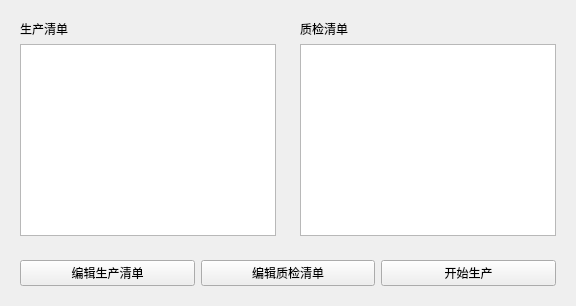
<?xml version="1.0" encoding="UTF-8"?>
<ui version="4.0">
<class>ProcessPlanningWidget</class>
    <widget class="QWidget" name="ProcessPlanningWidget">
        <layout class="QVBoxLayout" name="processMainLayout">
            <item stretch="10">
                <layout class="QHBoxLayout" name="topRowLayout">
                <!-- Left: Production panel -->
                    <item stretch="1">
                        <widget class="QWidget" name="productionPanel">
                        <layout class="QVBoxLayout" name="prodLayout">
                            <item>
                                <widget class="QLabel" name="prodLabel">
                                    <property name="text"><string>生产清单</string></property>
                                </widget>
                            </item>
                        <item>
                            <widget class="QTextEdit" name="productionListTextEdit">
                                <property name="sizePolicy">
                                    <sizepolicy hsizetype="Expanding" vsizetype="Expanding">
                                        <horstretch>1</horstretch>
                                        <verstretch>1</verstretch>
                                    </sizepolicy>
                                </property>
                            </widget>
                        </item>
                        </layout>
                    </widget>
                </item>

        <!-- Right: Quality panel -->
        <item stretch="1">
          <widget class="QWidget" name="qualityPanel">
            <layout class="QVBoxLayout" name="qualLayout">
              <item>
                <widget class="QLabel" name="qualLabel">
                  <property name="text"><string>质检清单</string></property>
                </widget>
              </item>
              <item>
                <widget class="QTextEdit" name="qualityListTextEdit">
                  <property name="sizePolicy">
                    <sizepolicy hsizetype="Expanding" vsizetype="Expanding">
                      <horstretch>1</horstretch>
                      <verstretch>1</verstretch>
                    </sizepolicy>
                  </property>
                </widget>
              </item>
            </layout>
          </widget>
        </item>
      </layout>
    </item>

    <!-- Control Panel -->
    <item stretch="1">
      <widget class="QWidget" name="controlBar_process">
        <property name="sizePolicy">
          <sizepolicy hsizetype="Expanding" vsizetype="Fixed">
            <horstretch>0</horstretch>
            <verstretch>0</verstretch>
          </sizepolicy>
        </property>
        <property name="maximumSize">
          <size>
            <width>16777215</width>
            <height>80</height>
          </size>
        </property>
        <layout class="QHBoxLayout" name="controlLayout_process">
          <item>
            <widget class="QPushButton" name="btnEditProduction">
              <property name="text"><string>编辑生产清单</string></property>
            </widget>
          </item>
          <item>
            <widget class="QPushButton" name="btnEditQuality">
              <property name="text"><string>编辑质检清单</string></property>
            </widget>
          </item>
          <item>
            <widget class="QPushButton" name="btnStartProductionPreparation">
              <property name="text"><string>开始生产</string></property>
            </widget>
          </item>
        </layout>
      </widget>
    </item>
  </layout>
 </widget>
 <resources/>
 <connections/>
</ui>
